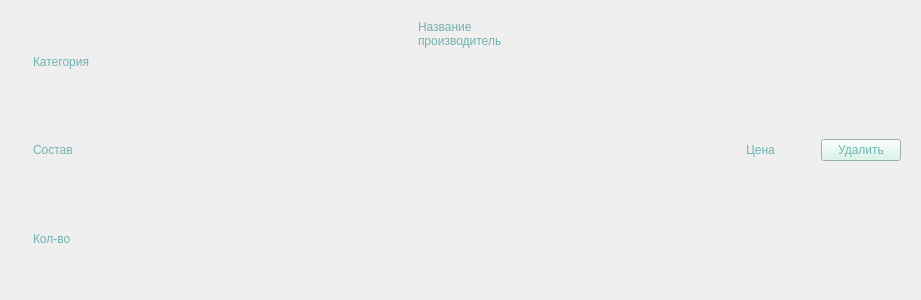
<?xml version="1.0" encoding="UTF-8"?>
<ui version="4.0">
 <class>Form</class>
 <widget class="QWidget" name="Form">
  <property name="geometry">
   <rect>
    <x>0</x>
    <y>0</y>
    <width>921</width>
    <height>300</height>
   </rect>
  </property>
  <property name="windowTitle">
   <string>Form</string>
  </property>
  <property name="styleSheet">
   <string notr="true">*{
	
	font: 24pt &quot;Calibri&quot;;
	color:#70B2AF;
}
#header{
	background-color:#D2F6E7;
}
QPushButton{
	color:#70B2AF;	
	background-color:#D2F6E7;
}
QPushButton:hover{
	color:#D2F6E7;	
	background-color:#70B2AF;
}
#Form:hover{
	background-color:#D2F6E7;
}</string>
  </property>
  <layout class="QHBoxLayout" name="horizontalLayout_2">
   <item alignment="Qt::AlignLeft">
    <widget class="QWidget" name="horizontalWidget" native="true">
     <layout class="QHBoxLayout" name="horizontalLayout">
      <item>
       <widget class="QLabel" name="img">
        <property name="maximumSize">
         <size>
          <width>100</width>
          <height>100</height>
         </size>
        </property>
        <property name="text">
         <string/>
        </property>
        <property name="pixmap">
         <pixmap>../../../AppData/Desktop/PyApp/img/picture.png</pixmap>
        </property>
        <property name="scaledContents">
         <bool>true</bool>
        </property>
       </widget>
      </item>
      <item>
       <layout class="QVBoxLayout" name="verticalLayout">
        <item>
         <widget class="QLabel" name="cat">
          <property name="text">
           <string>Категория</string>
          </property>
          <property name="wordWrap">
           <bool>true</bool>
          </property>
         </widget>
        </item>
        <item>
         <widget class="QLabel" name="structure">
          <property name="text">
           <string>Состав</string>
          </property>
          <property name="wordWrap">
           <bool>true</bool>
          </property>
         </widget>
        </item>
        <item>
         <widget class="QLabel" name="total_stock">
          <property name="text">
           <string>Кол-во</string>
          </property>
          <property name="wordWrap">
           <bool>true</bool>
          </property>
         </widget>
        </item>
       </layout>
      </item>
     </layout>
    </widget>
   </item>
   <item alignment="Qt::AlignHCenter|Qt::AlignTop">
    <widget class="QWidget" name="horizontalWidget_2" native="true">
     <property name="sizePolicy">
      <sizepolicy hsizetype="Preferred" vsizetype="Preferred">
       <horstretch>0</horstretch>
       <verstretch>0</verstretch>
      </sizepolicy>
     </property>
     <layout class="QHBoxLayout" name="horizontalLayout_3">
      <item alignment="Qt::AlignHCenter">
       <widget class="QLabel" name="name">
        <property name="text">
         <string>Название производитель</string>
        </property>
        <property name="wordWrap">
         <bool>true</bool>
        </property>
       </widget>
      </item>
     </layout>
    </widget>
   </item>
   <item alignment="Qt::AlignRight">
    <widget class="QWidget" name="horizontalWidget_3" native="true">
     <layout class="QHBoxLayout" name="horizontalLayout_4">
      <item alignment="Qt::AlignRight">
       <widget class="QLabel" name="price">
        <property name="text">
         <string>Цена</string>
        </property>
        <property name="wordWrap">
         <bool>true</bool>
        </property>
       </widget>
      </item>
      <item>
       <spacer name="horizontalSpacer">
        <property name="orientation">
         <enum>Qt::Horizontal</enum>
        </property>
        <property name="sizeHint" stdset="0">
         <size>
          <width>40</width>
          <height>20</height>
         </size>
        </property>
       </spacer>
      </item>
      <item alignment="Qt::AlignRight">
       <widget class="QPushButton" name="delete_from_cart_btn">
        <property name="text">
         <string>Удалить</string>
        </property>
       </widget>
      </item>
     </layout>
    </widget>
   </item>
  </layout>
 </widget>
 <resources/>
 <connections/>
</ui>
